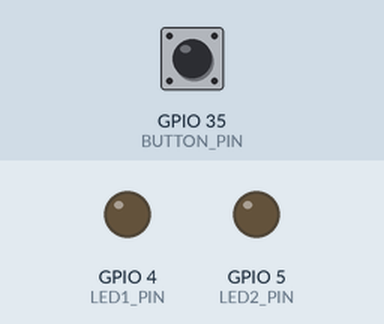
Recording of a program running on a simulated ESP32. Shown: output pins drawn as LEDs (lit = HIGH). Dashed ring = blinking. The inputs (shaded band) are chosen by the test bench; at power-on: GPIO 35 (BUTTON_PIN) HIGH. What the program prints to the serial monitor is not drawn.

Above: at 1.2 s.
1.3 s: GPIO 35 (BUTTON_PIN) pulled LOW for 1 s
At 2.25 s:
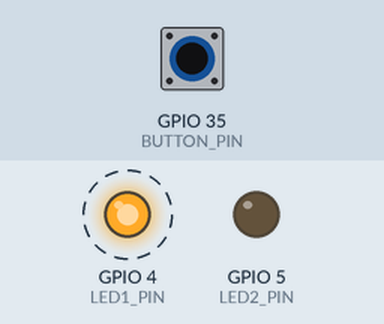
4.8 s: GPIO 35 (BUTTON_PIN) pulled LOW for 0.15 s
6.4 s: GPIO 35 (BUTTON_PIN) pulled LOW for 3.2 s
At 7.75 s:
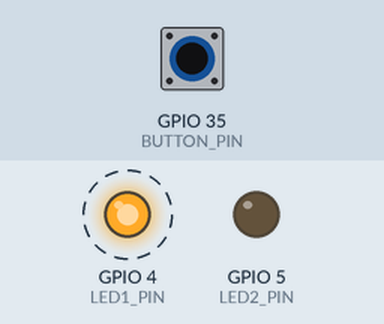
11.1 s: GPIO 35 (BUTTON_PIN) pulsed LOW 2 times (0.12 s each, 0.3 s apart)
At 11.35 s:
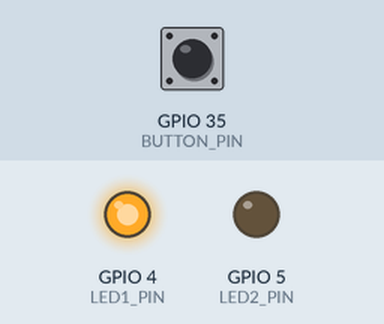
13.2 s: GPIO 35 (BUTTON_PIN) pulled LOW for 0.15 s
At 15.1 s:
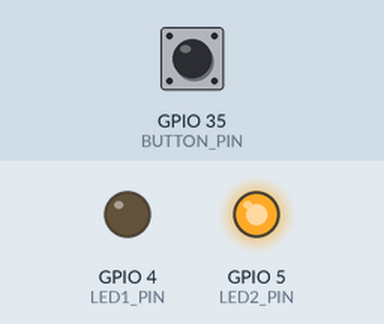
Timing chart, 0 to 16.3 s (numbered marks = the images above; inputs shaded):
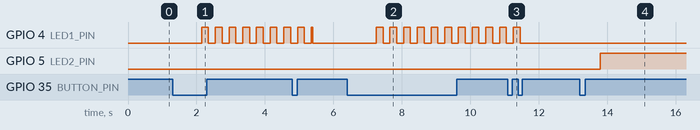

The program:

main.cpp
```cpp
#include <Arduino.h>
#include <OneButton.h>

#define LED1_PIN 4
#define LED2_PIN 5
#define BUTTON_PIN 35

OneButton button(BUTTON_PIN, true); // true = dùng INPUT_PULLUP

bool ledState = false;      // trạng thái LED
bool blinking = false;      // chế độ nháy
int currentLed = LED1_PIN;  // mặc định điều khiển LED1
unsigned long lastBlink = 0;

void singleClick() {
  blinking = false;
  ledState = !ledState;
  digitalWrite(currentLed, ledState ? HIGH : LOW);
}

void doubleClick() {
  blinking = false;
  // đổi LED được điều khiển
  currentLed = (currentLed == LED1_PIN) ? LED2_PIN : LED1_PIN;
  Serial.print("Đang điều khiển LED trên chân: ");
  Serial.println(currentLed);
}

void longPress() {
  blinking = true;
}

void setup() {
  pinMode(LED1_PIN, OUTPUT);
  pinMode(LED2_PIN, OUTPUT);
  digitalWrite(LED1_PIN, LOW);
  digitalWrite(LED2_PIN, LOW);

  button.attachClick(singleClick);
  button.attachDoubleClick(doubleClick);
  button.attachLongPressStart(longPress);

  Serial.begin(9600);
}

void loop() {
  button.tick();

  if (blinking) {
    unsigned long currentMillis = millis();
    if (currentMillis - lastBlink >= 200) {
      lastBlink = currentMillis;
      ledState = !ledState;
      digitalWrite(currentLed, ledState ? HIGH : LOW);
    }
  }
}
```

Measured:
- after the input at 1.3 s, GPIO 4 (LED1_PIN): alternates HIGH for 0.20 s and LOW for 0.20 s, starting after 0.85 s
- after the input at 6.4 s, GPIO 4 (LED1_PIN): alternates HIGH for 0.20 s and LOW for 0.20 s, starting after 0.85 s
- after the input at 11.1 s, GPIO 4 (LED1_PIN): goes on until 11.5 s, then stays LOW
- after the input at 13.2 s, GPIO 5 (LED2_PIN): LOW → HIGH after 0.60 s
